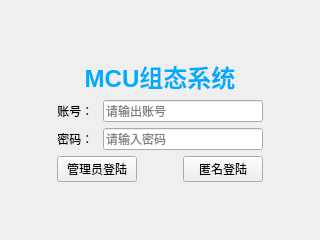
<?xml version="1.0" encoding="UTF-8"?>
<ui version="4.0">
 <class>CWAdminLogin</class>
 <widget class="QWidget" name="CWAdminLogin">
  <property name="geometry">
   <rect>
    <x>0</x>
    <y>0</y>
    <width>320</width>
    <height>240</height>
   </rect>
  </property>
  <property name="minimumSize">
   <size>
    <width>320</width>
    <height>240</height>
   </size>
  </property>
  <property name="maximumSize">
   <size>
    <width>320</width>
    <height>240</height>
   </size>
  </property>
  <property name="windowTitle">
   <string>登陆系统</string>
  </property>
  <property name="windowIcon">
   <iconset>
    <normaloff>../Icon/PAdminLogin.png</normaloff>../Icon/PAdminLogin.png</iconset>
  </property>
  <property name="toolTipDuration">
   <number>-2</number>
  </property>
  <layout class="QGridLayout" name="gridLayout">
   <item row="0" column="1">
    <spacer name="verticalSpacer">
     <property name="orientation">
      <enum>Qt::Vertical</enum>
     </property>
     <property name="sizeHint" stdset="0">
      <size>
       <width>20</width>
       <height>44</height>
      </size>
     </property>
    </spacer>
   </item>
   <item row="1" column="0">
    <spacer name="horizontalSpacer_3">
     <property name="orientation">
      <enum>Qt::Horizontal</enum>
     </property>
     <property name="sizeHint" stdset="0">
      <size>
       <width>39</width>
       <height>20</height>
      </size>
     </property>
    </spacer>
   </item>
   <item row="1" column="1">
    <layout class="QVBoxLayout" name="verticalLayout">
     <item>
      <widget class="QLabel" name="label_3">
       <property name="text">
        <string>&lt;html&gt;&lt;head/&gt;&lt;body&gt;&lt;p align=&quot;center&quot;&gt;&lt;span style=&quot; font-size:18pt; font-weight:600; color:#00aaff;&quot;&gt;MCU组态系统&lt;/span&gt;&lt;/p&gt;&lt;/body&gt;&lt;/html&gt;</string>
       </property>
      </widget>
     </item>
     <item>
      <layout class="QHBoxLayout" name="horizontalLayout_2">
       <item>
        <widget class="QLabel" name="label">
         <property name="text">
          <string>&lt;html&gt;&lt;head/&gt;&lt;body&gt;&lt;p align=&quot;center&quot;&gt;  账号：  &lt;/p&gt;&lt;/body&gt;&lt;/html&gt;</string>
         </property>
        </widget>
       </item>
       <item>
        <widget class="QLineEdit" name="lineEdit">
         <property name="placeholderText">
          <string>请输出账号</string>
         </property>
        </widget>
       </item>
      </layout>
     </item>
     <item>
      <layout class="QHBoxLayout" name="horizontalLayout_3">
       <item>
        <widget class="QLabel" name="label_2">
         <property name="text">
          <string>&lt;html&gt;&lt;head/&gt;&lt;body&gt;&lt;p align=&quot;center&quot;&gt;  密码：  &lt;/p&gt;&lt;/body&gt;&lt;/html&gt;</string>
         </property>
        </widget>
       </item>
       <item>
        <widget class="QLineEdit" name="lineEdit_2">
         <property name="echoMode">
          <enum>QLineEdit::Password</enum>
         </property>
         <property name="placeholderText">
          <string>请输入密码</string>
         </property>
        </widget>
       </item>
      </layout>
     </item>
     <item>
      <layout class="QHBoxLayout" name="horizontalLayout">
       <item>
        <widget class="QPushButton" name="pushButton">
         <property name="text">
          <string>管理员登陆</string>
         </property>
        </widget>
       </item>
       <item>
        <spacer name="horizontalSpacer">
         <property name="orientation">
          <enum>Qt::Horizontal</enum>
         </property>
         <property name="sizeHint" stdset="0">
          <size>
           <width>40</width>
           <height>20</height>
          </size>
         </property>
        </spacer>
       </item>
       <item>
        <widget class="QPushButton" name="pushButton_2">
         <property name="text">
          <string>匿名登陆</string>
         </property>
        </widget>
       </item>
      </layout>
     </item>
    </layout>
   </item>
   <item row="1" column="2">
    <spacer name="horizontalSpacer_2">
     <property name="orientation">
      <enum>Qt::Horizontal</enum>
     </property>
     <property name="sizeHint" stdset="0">
      <size>
       <width>39</width>
       <height>20</height>
      </size>
     </property>
    </spacer>
   </item>
   <item row="2" column="1">
    <spacer name="verticalSpacer_2">
     <property name="orientation">
      <enum>Qt::Vertical</enum>
     </property>
     <property name="sizeHint" stdset="0">
      <size>
       <width>20</width>
       <height>44</height>
      </size>
     </property>
    </spacer>
   </item>
  </layout>
 </widget>
 <resources/>
 <connections/>
</ui>
